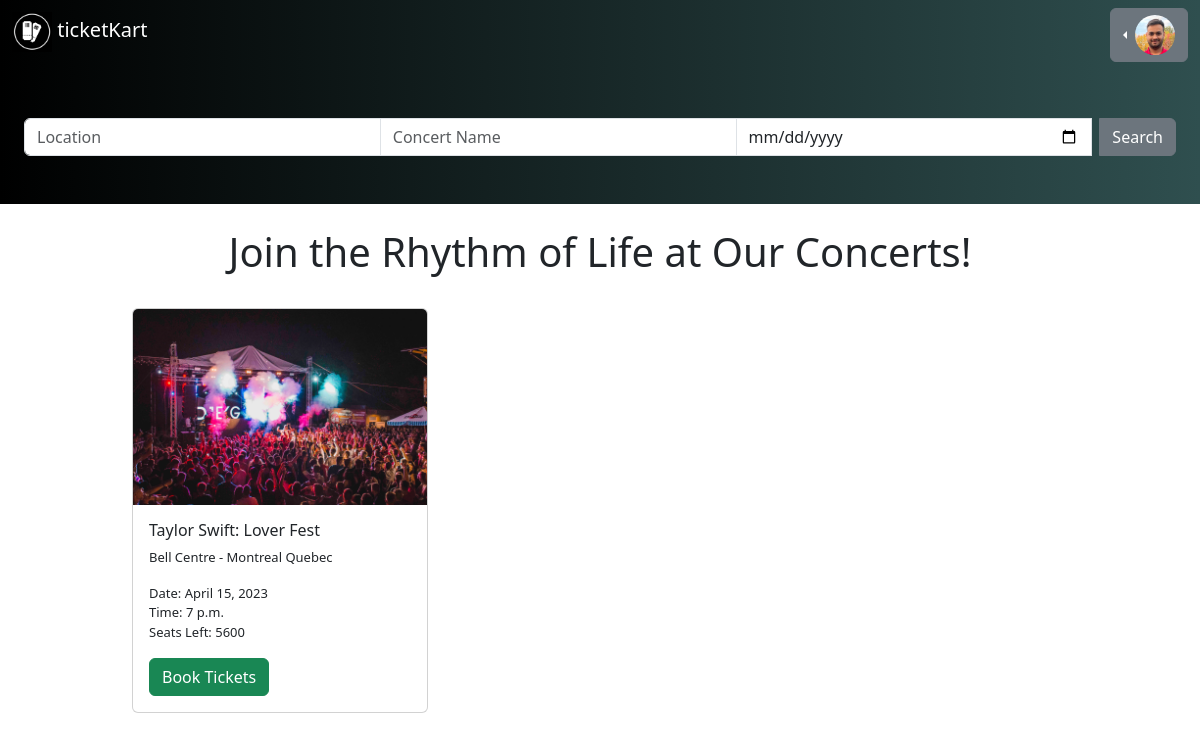
The app's page / (signed in) with its own data.
### ticketkartapp/models.py (models this page shows, shortened)
class User(AbstractUser):
    name = models.CharField(max_length=200, null=True)
    email = models.EmailField(unique=True, null=True)
    phone = models.CharField(max_length=12, null=True, unique=True)
    balance = models.DecimalField(max_digits=6, decimal_places=2, default=0)
    avatar = models.ImageField(null=True, default="avatar.svg")
    is_retailer = models.BooleanField(default=False)

### concert/models.py (models this page shows, shortened)
class Concert(models.Model):
    name = models.CharField(max_length=100)
    venue = models.ForeignKey(Venue, on_delete=models.CASCADE)
    date = models.DateField(null=True)
    time = models.TimeField(null=True)
    image = models.ImageField(null=True, default="concert.jpg")
    UTILIZATION_CHOICES = [(1, "1%"), (2, "2%"), (3, "3%"), (4, "4%"), (5, "5%"), (6, "6%"), (7, "7%"), (8, "8%"), (9, "9%"), (10, "10%"), (11, "11%"), (12, "12%"), (13, "13%"), (14, "14%"), (15, "15%"), (16, "16%"), (17, "17%"), (18, "18%"), (19, "19%"), (20, "20%"), (21, "21%"), (22, "22%"), (23, "23%"), (24, "24%"), (25, "25%"), (26, "26%"), (27, "27%"), (28, "28%"), (29, "29%"), (30, "30%"), (31, "31%"), (32, "32%"), (33, "33%"), (34, "34%"), (35, "35%"), (36, "36%"), (37, "37%"), (38, "38%"), (39, "39%"), (40, "40%"), (41, "41%"), (42, "42%"), (43, "43%"), (44, "44%"), (45, "45%"), (46, "46%"), (47, "47%"), (48, "48%"), (49, "49%"), (50, "50%"), (
        51, "51%"), (52, "52%"), (53, "53%"), (54, "54%"), (55, "55%"), (56, "56%"), (57, "57%"), (58, "58%"), (59, "59%"), (60, "60%"), (61, "61%"), (62, "62%"), (63, "63%"), (64, "64%"), (65, "65%"), (66, "66%"), (67, "67%"), (68, "68%"), (69, "69%"), (70, "70%"), (71, "71%"), (72, "72%"), (73, "73%"), (74, "74%"), (75, "75%"), (76, "76%"), (77, "77%"), (78, "78%"), (79, "79%"), (80, "80%"), (81, "81%"), (82, "82%"), (83, "83%"), (84, "84%"), (85, "85%"), (86, "86%"), (87, "87%"), (88, "88%"), (89, "89%"), (90, "90%"), (91, "91%"), (92, "92%"), (93, "93%"), (94, "94%"), (95, "95%"), (96, "96%"), (97, "97%"), (98, "98%"), (99, "99%"), (100, "100%")]
    seat_utilization = models.PositiveSmallIntegerField(choices=UTILIZATION_CHOICES, default=100)
    sold_seats = models.PositiveIntegerField(default=0)
    @property
    def total_seats(self):
        total = (int(self.venue.total_seats * (self.seat_utilization / 100)))
        return total
    @property
    def available_seats(self):
        seats = (self.total_seats - self.sold_seats)
        return seats

### venue/models.py (models this page shows, shortened)
class Venue(models.Model):
    name = models.CharField(max_length=100)
    location = models.CharField(max_length=100)
    @property
    def total_seats(self):
        seats = sum(seat_type.num_seats for seat_type in self.seattype_set.all())
        return seats

class SeatType(models.Model):
    SEAT_TYPE_LEVEL1 = 'L1'
    SEAT_TYPE_LEVEL2 = 'L2'
    SEAT_TYPE_LEVEL3 = 'L3'
    SEAT_TYPE_GOLD = 'GO'
    SEAT_TYPE_SILVER = 'SI'
    SEAT_TYPE_BRONZE = 'BR'
    SEAT_TYPE_CHOICES = [
        (SEAT_TYPE_LEVEL1, 'Level 1'),
        (SEAT_TYPE_LEVEL2, 'Level 2'),
        (SEAT_TYPE_LEVEL3, 'Level 3'),
        (SEAT_TYPE_GOLD, 'Gold'),
        (SEAT_TYPE_SILVER, 'Silver'),
        (SEAT_TYPE_BRONZE, 'Bronze'),
    ]
    type = models.CharField(
        max_length=100,
        choices=SEAT_TYPE_CHOICES,
        default=SEAT_TYPE_LEVEL1
    )
    venue = models.ForeignKey(Venue, on_delete=models.CASCADE)
    num_seats = models.PositiveIntegerField()

### ticketkart/views.py (the view, shortened to what this page needs)
# urls.py: 2. Add a URL to urlpatterns:  path('', views.home, name='home')
def home(request):
    today_date=datetime.date.today()
    if request.method == "GET":
        queryset = Concert.objects.filter(date__gte=today_date).order_by("date")
        context = {
            "concerts" : list(queryset)
        }
        return render(request,'home.html',context)

### ticketkart/templates/home.html (shortened to what this page needs)
<!DOCTYPE html>
<html lang="en">
  <head>
    <link href="https://cdn.jsdelivr.net/npm/bootstrap@5.3.0-alpha1/dist/css/bootstrap.min.css" rel="stylesheet">
  </head>
  <body>
    <nav class="navbar navbar-expand-lg bg-body-tertiary navbar-dark">
      <div class="container-fluid">
        <h3 class="text-white">
          <a href="/" class="text-white navbar-brand">
            <img src="/images/logo-white.png" width="40px"
            height="40px" alt="" srcset="">
            ticketKart</a>
        </h3>
        <div class="justify-content-end">
          {% if request.user.is_authenticated %}
          <div class="btn-group dropstart">
            <button type="button" class="btn btn-secondary dropdown-toggle" data-bs-toggle="dropdown" aria-expanded="false">
              <img
            src="{{request.user.avatar.url}}"
            alt="Profile Picture"
            width="40px"
            height="40px"
            style="border-radius: 50%"
          />
            </button>
          </div>
          {% endif %}
        </div>
      </div>
    </nav>
    <nav class="navbar bg-body-tertiary py-5 navbar-dark">
      <div class="container-fluid">
        <form class="container-fluid" action="/" method="post">
          <div class="input-group">
            <input
              type="text"
              class="form-control"
              placeholder="Location"
              value=""
              name="location"
            />
            <input
              type="text"
              class="form-control"
              placeholder="Concert Name"
              aria-label="Username"
              name="concert"
            />
            <input
              type="date"
              class="form-control me-2"
              placeholder="yyyy-mm-dd"
              name="date"
            />
            <button type="submit" class="btn btn-secondary" value="grey">
              Search
            </button>
          </div>
        </form>
        <br />
      </div>
    </nav>
    <br />
    <h1 style="text-align: center">
      Join the Rhythm of Life at Our Concerts!
    </h1>
    <br />
    <div class="container" style="max-width: 80%">
      <div class="row">
        {% for concert in concerts %}
        <div class="col-md-4">
          <div class="card mb-3">
            <img
              src="{{concert.image.url}}"
              class="card-img-top new"
              alt="{{concert.name}}"
            />
            <div class="card-body">
              <h6 class="card-title">{{concert.name}}</h6>
              <p class="card-text">
                {{concert.venue.name}} - {{concert.venue.location}}
              </p>
              <p class="card-text">
                Date: {{concert.date}} <br />Time: {{concert.time}} <br />Seats
                Left: {{concert.available_seats}}
              </p>
              <a
                href="{% url 'add-to-cart' concert.id %}"
                class="btn btn-success"
                >Book Tickets</a
              >
            </div>
          </div>
        </div>
        {% endfor %}
      </div>
    </div>
  </body>
</html>

### ticketkart/templates/home.html (style rules this page uses)
.navbar { background-image: linear-gradient(to left, darkslategrey, black); }
.new { max-width: 400px; max-height: 200px; }
.card-text { font-size: small; }

### records on screen
User: user.avatar (picture)
Concert: image (picture), name "Taylor Swift: Lover Fest", venue.name "Bell Centre", venue.location "Montreal Quebec", date "April 15, 2023", time "7 p.m.", available_seats "5600"
